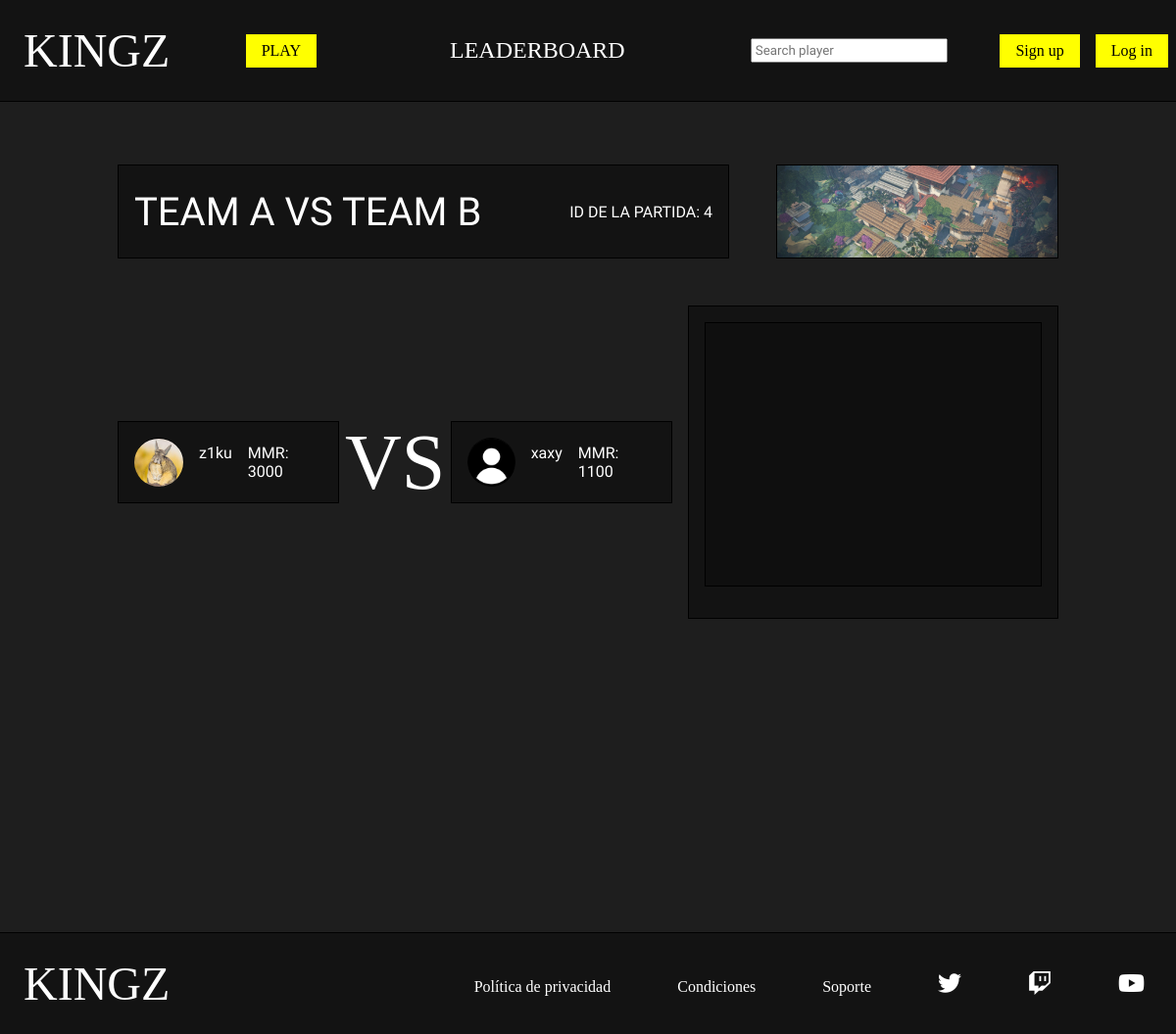
Before: /php/match.php?id_partida=4 with the older database file.
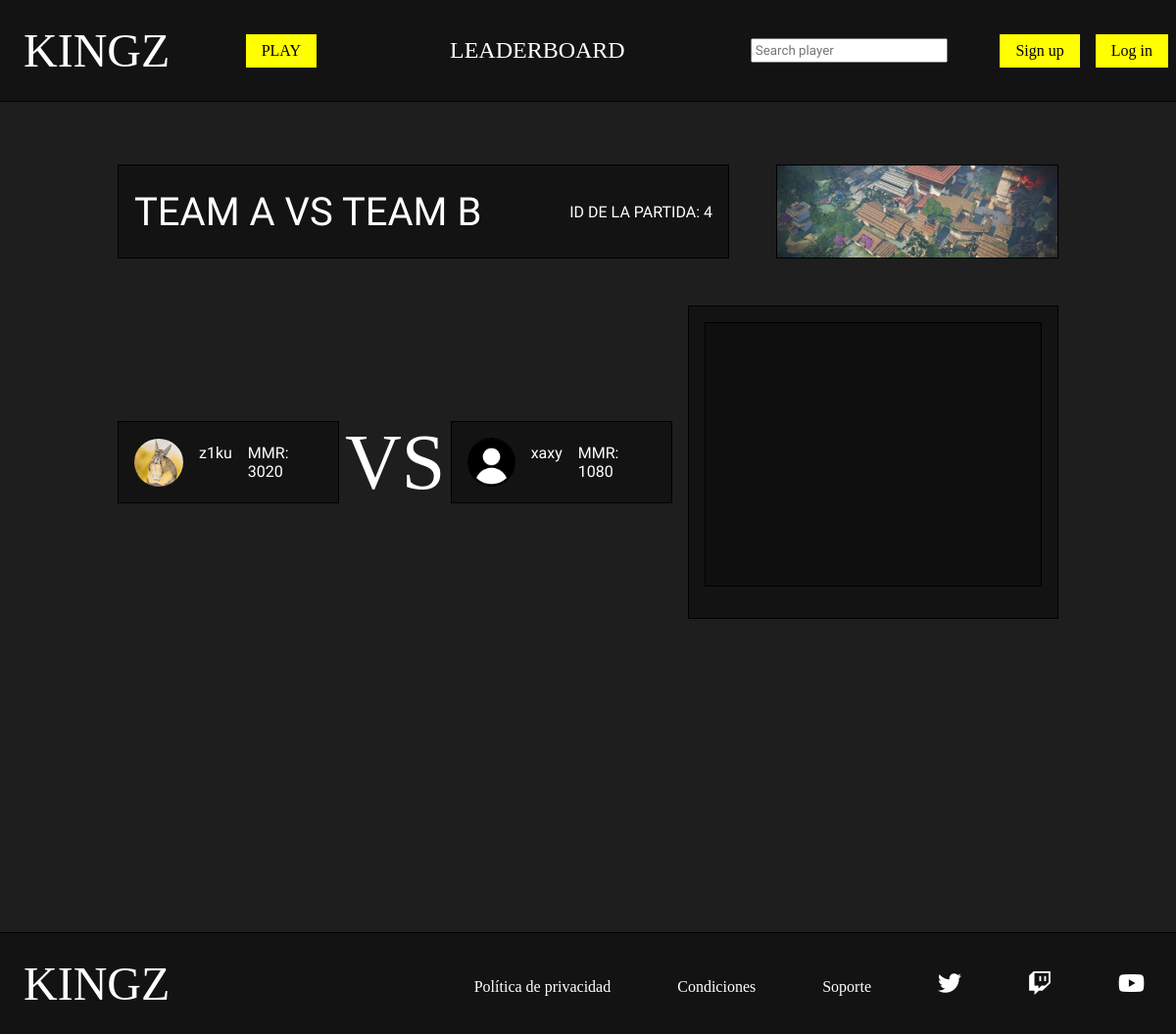
After: the same page with the newer database file.
### tables this page shows
CREATE TABLE `participa` (
  `id_usuario` bigint(20) UNSIGNED NOT NULL,
  `id_partida` bigint(20) UNSIGNED NOT NULL,
  `equipo` char(1) NOT NULL
);

CREATE TABLE `usuario` (
  `id` bigint(20) UNSIGNED NOT NULL,
  `nick` varchar(20) NOT NULL,
  `pass` varchar(100) NOT NULL,
  `correo` varchar(50) DEFAULT NULL,
  `foto` varchar(50) DEFAULT NULL,
  `mmr` int(5) UNSIGNED DEFAULT NULL,
  `estado` tinyint(1) UNSIGNED DEFAULT NULL,
  `en_partida` tinyint(1) UNSIGNED DEFAULT NULL,
  `buscando` tinyint(1) UNSIGNED DEFAULT NULL
);

### php/match.php (the view, shortened to what this page needs)
<?php
    require_once "funciones.php";
?>
<!DOCTYPE html>
<html lang="en">
<head>
    <link rel="stylesheet" href="../css/estilos.css">
    <link rel="stylesheet" href="https://cdnjs.cloudflare.com/ajax/libs/font-awesome/6.2.0/css/all.min.css" />
</head>
<body>
    <?php
        if(isset($_SESSION['nick']) && isset($_SESSION['pass'])){
            $nick=$_SESSION['nick'];
            $pass=$_SESSION['pass'];
            $esAdmin=comprobarAdmin($nick,$pass);
            if($esAdmin){
                headerAdmin();
                $tipo_usu="admin";
            }else{
                headerPlayer();
                $tipo_usu="player";
            }
        }else{
            headerGuest();
            $tipo_usu="guest";
        }
    ?>
    <main>
        <section id="partido" class="seccion">
            <?php
                $id_partida=$_GET['id_partida'];
                $datos_partida=partido_por_id($id_partida);
                $jugadores=obtener_jugadores_partida($id_partida);
            ?>
            <div id="cabecera_partido">
                <div id="nombre_equipos">
                    <span>TEAM A VS TEAM B</span>
                    <?php
                        echo "<p>ID DE LA PARTIDA: $id_partida</p>";
                    ?>
                </div>
                <?php
                    if($datos_partida['id_mapa']!=null) {
                        $con = conectarServidor();
                        $buscar_foto=$con->query("SELECT foto from mapa where id=$datos_partida[id_mapa]");
                        $fila=$buscar_foto->fetch_array(MYSQLI_ASSOC);
                        echo '<img src="../img/mapa/'.$fila['foto'].'" alt="" id="foto_mapa">';
                    }
                ?>
            </div>
            <div id="cuerpo_partido">
                <div id="equipos">
                    <div class="equipo">
                        <?php
                            for($i=0;$i<count($jugadores);$i++){
                                if($jugadores[$i]["equipo"]=='A'){
                                    if($jugadores[$i]["foto"]!=null){
                                        $foto_jugador=$jugadores[$i]['foto'];
                                    }else{
                                        $foto_jugador="jugador.png";
                                    }
                                    echo '<div class="partido_player">
                                    <img src="../img/jugador/'.$foto_jugador.'" alt="">
                                    <div>
                                        <span class="player_nombre">'.$jugadores[$i]["nick"].'</span>
                                        <span>MMR: '.$jugadores[$i]["mmr"].'</span>
                                    </div>
                                    </div>';
                                }
                            }
                        ?>
                    </div>
                    <div>
                        <span id="versus">VS</span>
                    </div>
                    <div class="equipo">
                        <?php
                            for($i=0;$i<count($jugadores);$i++){
                                if($jugadores[$i]["equipo"]=='B'){
                                    if($jugadores[$i]["foto"]!=null){
                                        $foto_jugador=$jugadores[$i]['foto'];
                                    }else{
                                        $foto_jugador="jugador.png";
                                    }
                                    echo '<div class="partido_player">
                                    <img src="../img/jugador/'.$foto_jugador.'" alt="">
                                    <div>
                                        <span class="player_nombre">'.$jugadores[$i]["nick"].'</span>
                                        <span>MMR: '.$jugadores[$i]["mmr"].'</span>
                                    </div>
                                    </div>';
                                }
                            }
                        ?>
                    </div>
                </div>
                <div id="chat_partido">
                    <div id="caja_mensajes">
                    </div>
                </div>
            </div>
        </section>
    </main>
</body>
</html>

Changed rows visible on the page:
changed through a linked row, participa "z1ku": id_usuario.mmr "3000" → "3020"
changed through a linked row, participa "xaxy": id_usuario.mmr "1100" → "1080"
